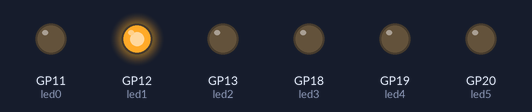
Bench run of a program on a simulated Raspberry Pi Pico running MicroPython. Parts: output pins drawn as LEDs (lit = HIGH).

Above: at 0.1 s.
At 0.5 s:
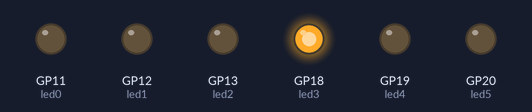
At 0.9 s:
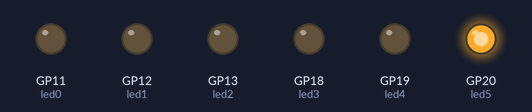
At 1.9 s:
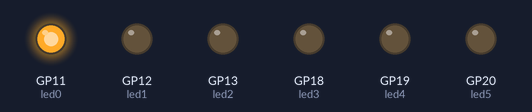
At 3.1 s:
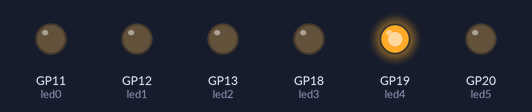
At 4.3 s:
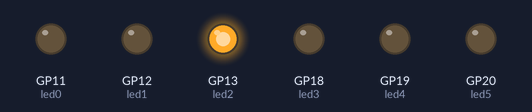
Timing chart, 0 to 4.6 s (numbered marks = the images above):
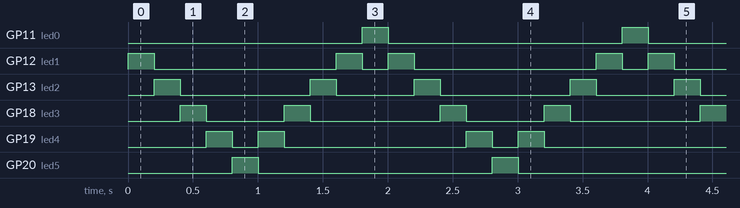

Measured:
- by itself, GP11 (led0), GP20 (led5): alternates HIGH for 0.20 s and LOW for 1.8 s
- by itself, GP12 (led1): repeats every 2.0 s: LOW 1.4 s, HIGH 0.20 s, LOW 0.20 s, HIGH 0.20 s
- by itself, GP13 (led2): repeats every 2.0 s: LOW 1.0 s, HIGH 0.20 s, LOW 0.60 s, HIGH 0.20 s
- by itself, GP18 (led3): repeats every 2.0 s: LOW 0.60 s, HIGH 0.20 s, LOW 1.0 s, HIGH 0.20 s
- by itself, GP19 (led4): repeats every 2.0 s: LOW 0.20 s, HIGH 0.20 s, LOW 1.4 s, HIGH 0.20 s

The program:

DualRGB.py
```python
from machine import Pin, PWM
from time import sleep

ledindex = 0
direction = True
sleeptime = 0.2

# Register LED pins
led0 = Pin(11,Pin.OUT)
led1 = Pin(12,Pin.OUT)
led2 = Pin(13,Pin.OUT)
led3 = Pin(18,Pin.OUT)
led4 = Pin(19,Pin.OUT)
led5 = Pin(20,Pin.OUT)

while True:

    # Rotate
    if direction:
        ledindex += 1
    else:
        ledindex -= 1
    if ledindex == 0 or ledindex == 5:
        direction = not direction

    # Update LED Array
    led0.high() if ledindex == 0 else led0.low()
    led1.high() if ledindex == 1 else led1.low()
    led2.high() if ledindex == 2 else led2.low()
    led3.high() if ledindex == 3 else led3.low()
    led4.high() if ledindex == 4 else led4.low()
    led5.high() if ledindex == 5 else led5.low()

    # Cycle timer
    sleep(sleeptime)
```
